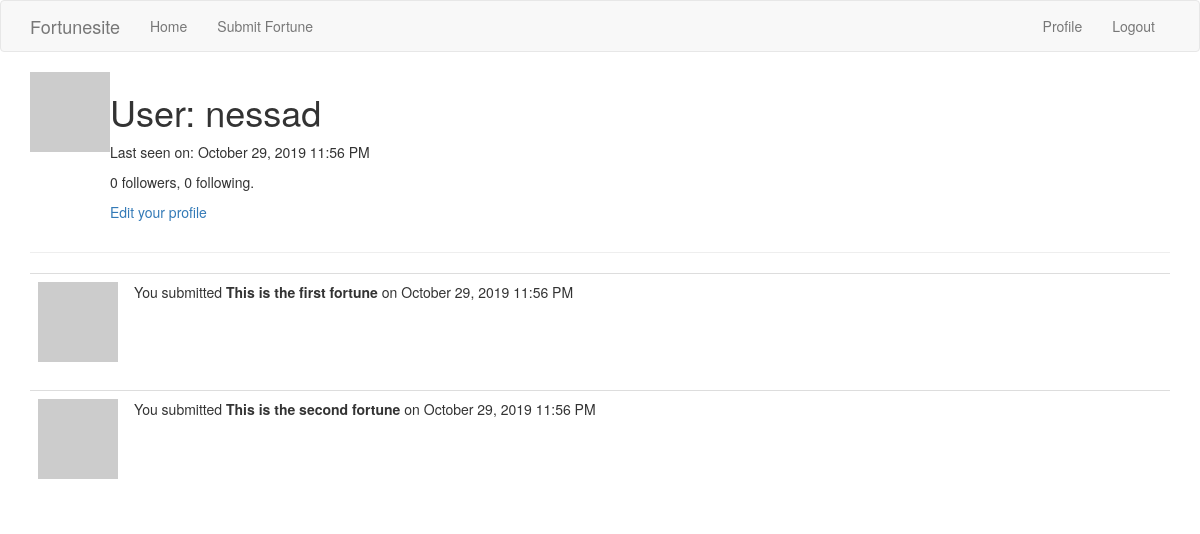
/user/nessad (signed in), run on an earlier commit of the app's database.
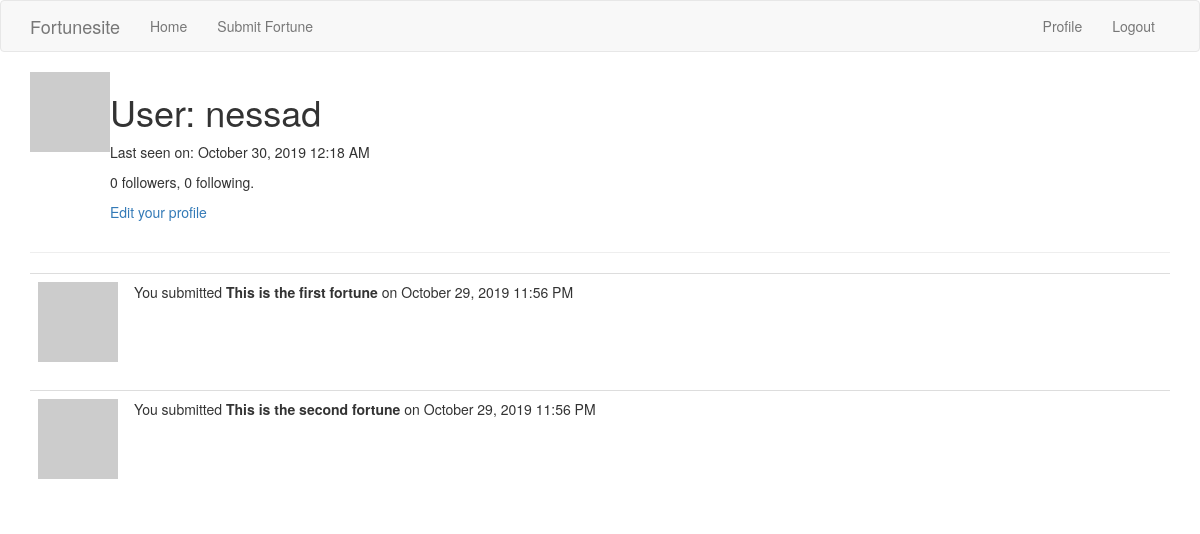
And on a later commit of the database.
### fortunesite/models.py (models this page shows, shortened)
class User(UserMixin, db.Model):
    id = db.Column(db.Integer, primary_key=True)
    username = db.Column(db.String(64), index=True, unique=True,
                         nullable=False)
    email = db.Column(db.String(120), index=True, unique=True)
    password_hash = db.Column(db.String(128))
    fortunes = db.relationship('Fortune', backref='author', lazy=True)
    about_me = db.Column(db.String(140))
    last_seen = db.Column(db.DateTime, default=datetime.utcnow)
    followed = db.relationship(
        'User', secondary=followers,
        primaryjoin=(followers.c.follower_id == id),
        secondaryjoin=(followers.c.followed_id == id),
        backref=db.backref('followers', lazy='dynamic'), lazy='dynamic')
    def avatar(self, size):
        digest = md5(self.email.lower().encode('utf-8')).hexdigest()
        return 'https://www.gravatar.com/avatar/{}?d=identicon&s={}'.format(
            digest, size)

class Fortune(db.Model):
    id = db.Column(db.Integer, primary_key=True)
    content = db.Column(db.String(140))
    timestamp = db.Column(db.DateTime, index=True,
                          default=datetime.utcnow)
    user_id = db.Column(db.Integer, db.ForeignKey('user.id'))

### fortunesite/routes.py (the view)
@app.route('/user/<username>')
@login_required
def user(username):
    user = User.query.filter_by(username=username).first_or_404()
    fortunes = Fortune.query.filter_by(author=user).all()
    return render_template('user.html', user=user, fortunes=fortunes)

### fortunesite/models.py (called while the page is built)
@login.user_loader
def load_user(id):
    return User.query.get(int(id))

### fortunesite/routes.py (called while the page is built)
@app.before_request
def before_request():
    if current_user.is_authenticated:
        current_user.last_seen = datetime.utcnow()
        db.session.commit()

### fortunesite/templates/user.html (shortened to what this page needs)
{% extends "layout.html" %}
{% block app_content %}
    <table>
        <tr valign='top'>
            <td><img src= "{{ user.avatar(128) }}"></td>
            <td>
                <h1>User: {{ user.username }}</h1>
                {% if user.last_seen %}
                <p>Last seen on: {{ moment(user.last_seen).format('LLL') }}</p>
                {% endif %}
                <p>{{ user.followers.count() }} followers, {{ user.followed.count() }} following.</p>
                {% if user == current_user %}
                <p><a href="{{ url_for('edit_profile') }}">Edit your profile</a></p>
                {% elif not current_user.is_following(user) %}
                <p><a href="{{ url_for('follow', username=user.username) }}">Follow</a></p>
                {% else %}
                <p><a href="{{ url_for('unfollow', username=user.username) }}">Unfollow</a></p>
                {% endif %}
            </td>
        </tr>
    </table>
    <hr>
    {% for fortune in fortunes %}
        {% include '_fortune.html' %}
    {% endfor %}
{% endblock %}

### fortunesite/templates/layout.html (shortened to what this page needs)
{% extends 'bootstrap/base.html' %}
{% block navbar %}
    <nav class="navbar navbar-default">
        <div class="container">
            <div class="navbar-header">
                <a class="navbar-brand" href="{{ url_for('index') }}">Fortunesite</a>
            </div>
            <div class="collapse navbar-collapse" id="bs-example-navbar-collapse-1">
                <ul class="nav navbar-nav">
                    <li><a href="{{ url_for('index') }}">Home</a></li>
                    <li><a href="{{ url_for('submit') }}">Submit Fortune</a></li>
                </ul>
                <ul class="nav navbar-nav navbar-right">
                    {% if current_user.is_anonymous %}
                    <li><a href="{{ url_for('login') }}">Login</a></li>
                    {% else %}
                    <li><a href="{{ url_for('user', username=current_user.username) }}">Profile</a></li>
                    <li><a href="{{ url_for('logout') }}">Logout</a></li>
                    {% endif %}
                </ul>
            </div>
        </div>
    </nav>
{% endblock %}
{% block content %}
    <div class="container">
        {% block app_content %}{% endblock %}
    </div>
{% endblock %}

### fortunesite/templates/_fortune.html
<table class="table table-hover">
    <tr>
        <td width="70px"><img src="{{ fortune.author.avatar(36) }}"></td>
        {% if user == current_user %}
        <td>You submitted <b>{{ fortune.content }}</b> on {{ moment(fortune.timestamp).format('LLL') }}</td>
        {% else %}
        <td>{{ fortune.author.username }} submitted <b>{{ fortune.content }}</b> on {{ moment(fortune.timestamp).format('LLL') }}</td>
        {% endif %}
    </tr>
</table>

What changed in the data, as far as the page shows it:
changed User "nessad": last_seen "October 29, 2019 11:56 PM" → "October 30, 2019 12:18 AM"
